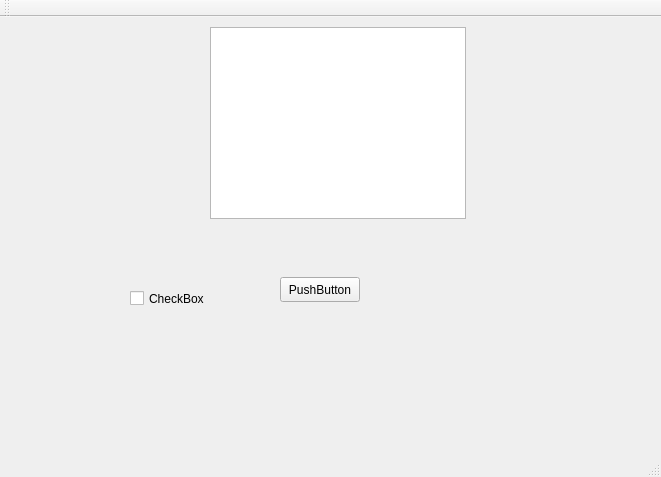
<?xml version="1.0" encoding="UTF-8"?>
<ui version="4.0">
 <class>MainWindow</class>
 <widget class="QMainWindow" name="MainWindow">
  <property name="geometry">
   <rect>
    <x>0</x>
    <y>0</y>
    <width>661</width>
    <height>477</height>
   </rect>
  </property>
  <property name="windowTitle">
   <string>MainWindow</string>
  </property>
  <widget class="QWidget" name="centralWidget">
   <widget class="QPushButton" name="pushButton">
    <property name="geometry">
     <rect>
      <x>280</x>
      <y>260</y>
      <width>80</width>
      <height>25</height>
     </rect>
    </property>
    <property name="text">
     <string>PushButton</string>
    </property>
   </widget>
   <widget class="QCheckBox" name="checkBox">
    <property name="geometry">
     <rect>
      <x>130</x>
      <y>270</y>
      <width>82</width>
      <height>23</height>
     </rect>
    </property>
    <property name="text">
     <string>CheckBox</string>
    </property>
   </widget>
   <widget class="QListView" name="listView">
    <property name="geometry">
     <rect>
      <x>210</x>
      <y>10</y>
      <width>256</width>
      <height>192</height>
     </rect>
    </property>
   </widget>
  </widget>
  <widget class="QMenuBar" name="menuBar">
   <property name="geometry">
    <rect>
     <x>0</x>
     <y>0</y>
     <width>661</width>
     <height>22</height>
    </rect>
   </property>
  </widget>
  <widget class="QToolBar" name="mainToolBar">
   <attribute name="toolBarArea">
    <enum>TopToolBarArea</enum>
   </attribute>
   <attribute name="toolBarBreak">
    <bool>false</bool>
   </attribute>
  </widget>
  <widget class="QStatusBar" name="statusBar"/>
 </widget>
 <layoutdefault spacing="6" margin="11"/>
 <resources/>
 <connections/>
</ui>
